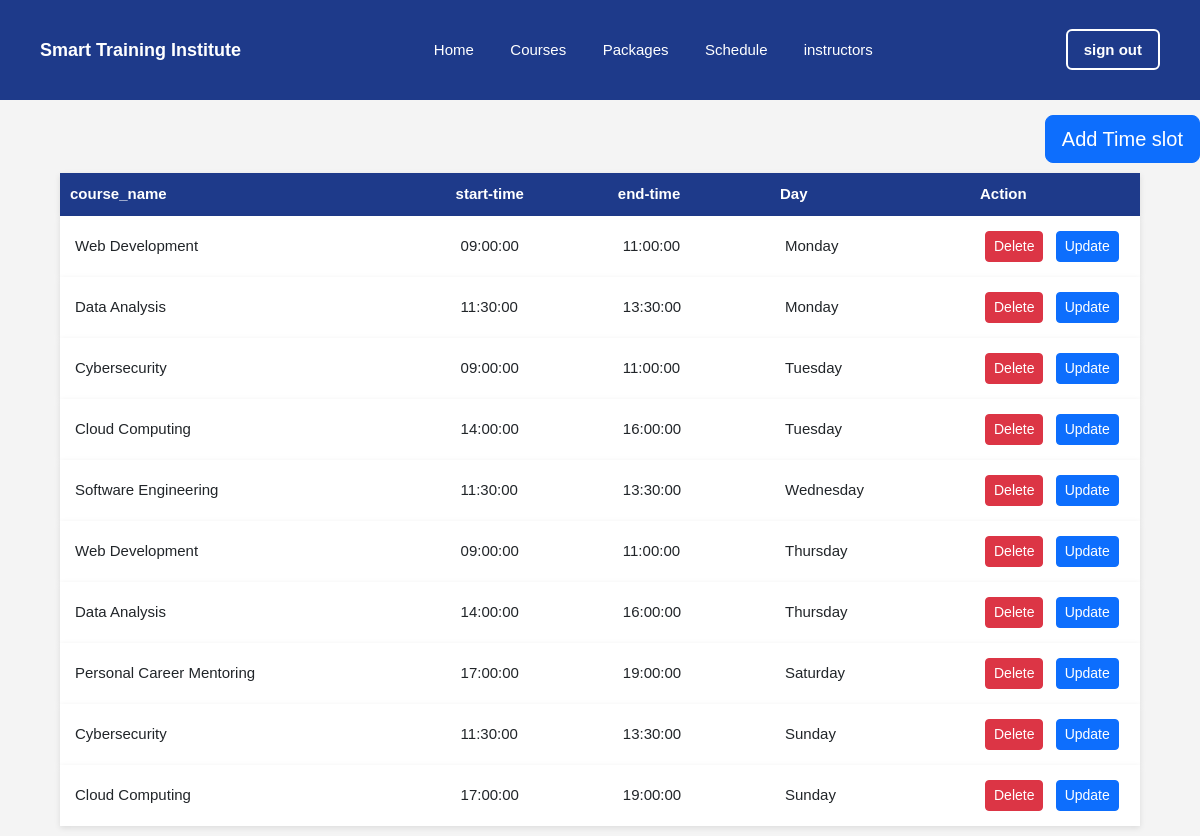
The page /admin/schedule.php (signed in) on the database its author committed.
### tables this page shows
CREATE TABLE IF NOT EXISTS course_schedule (
    id INT AUTO_INCREMENT PRIMARY KEY,
    name VARCHAR(100) NOT NULL,
    stime TIME NOT NULL,
    etime TIME NOT NULL,
    day VARCHAR(10) NOT NULL
);

### admin/schedule.php (the view, shortened to what this page needs)
<!DOCTYPE html>
<html lang="en">
<head>
        <link rel="stylesheet" href="../css/admin.css">
    <link href="https://cdn.jsdelivr.net/npm/bootstrap@5.3.8/dist/css/bootstrap.min.css" rel="stylesheet"
>
</head>
<body>
    <section id="navigation">
        <?php include "navbar.php" ?>
    </section>
    <section id="schedule">
        <button type="button" class="btn btn-primary btn-lg"><a href="add_schedule.php">Add Time slot</a></button>
        <div id="schedule-container">
            <table>
                <tr>
                    <th>course_name</th>
                    <th>start-time</th>
                    <th>end-time</th>
                    <th>Day</th>
                    <th id="action_col">Action</th>
                </tr>
                <?php
                $sql2 = "SELECT *FROM course_schedule ORDER BY FIELD(day, 'Monday','Tuesday','Wednesday','Thursday','Friday','Saturday','Sunday'),
stime ASC";
                $result2 = mysqli_query($connect, $sql2);
                $schedules = mysqli_fetch_all($result2, MYSQLI_ASSOC);
                foreach ($schedules as $schedule) {
                    $id = $schedule['id'];
                    $course_name = $schedule['name'];
                    $stime = $schedule['stime'];
                    $etime = $schedule['etime'];
                    $day = $schedule['day'];
                    echo "
 <tr><td>$course_name</td>
 <td>$stime</td>
  <td>$etime</td>
  <td>$day</td>
<td><a href='delete_schedule.php?id=$id' class='btn btn-danger btn-sm me-2' role='button'>
        Delete
    </a>
    <a href='update_schedule.php?id=$id' class='btn btn-primary btn-sm'>
        Update
    </a>
 </td>
 </tr>
";
                }
                ?>
            </table>
        </div>
    </section>
</body>
</html>

### css/admin.css (style rules this page uses)
* { margin: 0; padding: 0; box-sizing: border-box; }
:root { --blue: #1e3a8a; --white: #ffffff; --light: #f4f4f4; }
body { font-family: Arial, sans-serif; background-color: var(--light); padding-top: 100px; }
table { border-collapse: collapse; font-size:15px; width: 90%; margin: 10px auto; padding:20px; box-sizing: border-box }
td { padding: 15px; }
tr { background: white; box-shadow: 0 2px 6px rgba(0,0,0,0.1); }
th { background: var(--blue); color: white; padding: 10px; }
#action_col { width:170px; max-width:200px; }
.btn.btn-primary.btn-lg { display: block; margin-left:auto; max-width: 100%; display: flex; flex-wrap: wrap; }
.btn.btn-primary.btn-lg a { color:white; text-decoration: none; }
button { margin-top: 15px; padding: 8px 16px; background:var(--blue); color:var(--white); border-radius: 20px; margin-left:auto; }

### rows shown on the page
course_schedule: name "Web Development", stime "09:00:00", etime "11:00:00", day "Monday"
course_schedule: name "Data Analysis", stime "11:30:00", etime "13:30:00", day "Monday"
course_schedule: name "Cybersecurity", stime "09:00:00", etime "11:00:00", day "Tuesday"
course_schedule: name "Cloud Computing", stime "14:00:00", etime "16:00:00", day "Tuesday"
course_schedule: name "Software Engineering", stime "11:30:00", etime "13:30:00", day "Wednesday"
course_schedule: name "Web Development", stime "09:00:00", etime "11:00:00", day "Thursday"
course_schedule: name "Data Analysis", stime "14:00:00", etime "16:00:00", day "Thursday"
course_schedule: name "Personal Career Mentoring", stime "17:00:00", etime "19:00:00", day "Saturday"
course_schedule: name "Cybersecurity", stime "11:30:00", etime "13:30:00", day "Sunday"
course_schedule: name "Cloud Computing", stime "17:00:00", etime "19:00:00", day "Sunday"
